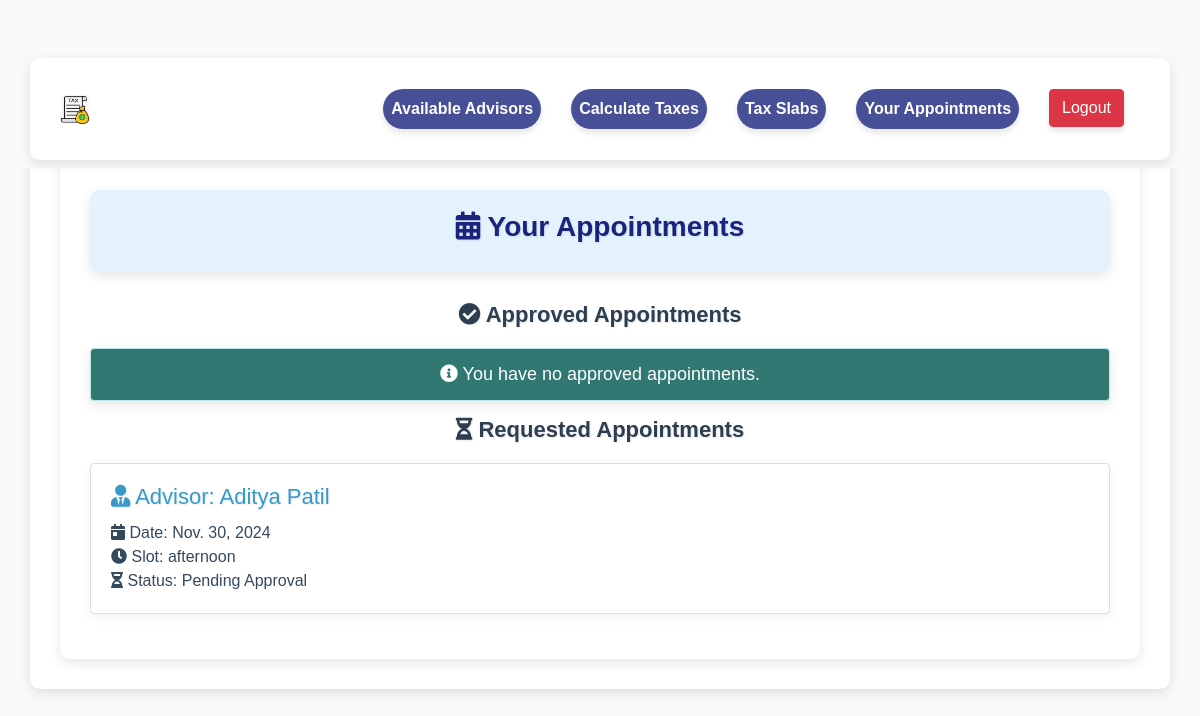
/user-appointments/ (signed in), run on an earlier commit of the app's database.
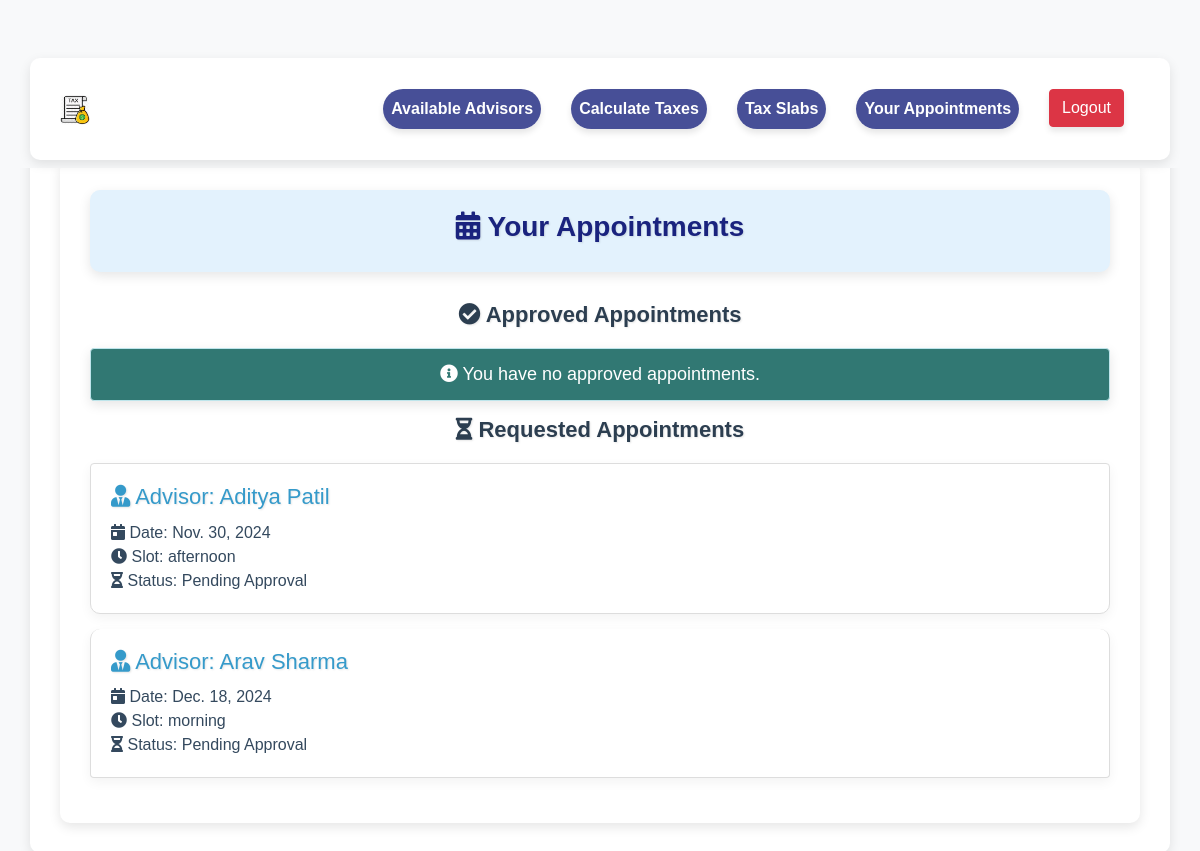
And on a later commit of the database.
### advisor/models.py (models this page shows, shortened)
class UserRequest(models.Model):
    user = models.ForeignKey(User, on_delete=models.CASCADE, related_name="requests")
    tax_advisor = models.ForeignKey(User, on_delete=models.CASCADE, related_name="advisor_requests")
    first_name = models.CharField(max_length=150)
    last_name = models.CharField(max_length=150)
    email = models.EmailField()
    approved = models.BooleanField(default=False)
    rejected = models.BooleanField(default=False)
    slot = models.CharField(max_length=100, null=True)  # Store the time slot as a string (can use choices)
    date = models.DateField(null=True)  # Store the appointment date

### base/views.py (the view)
# urls.py: path('user-appointments/', user_appointments_view, name='user_appointments'),
def user_appointments_view(request):
    user = request.user
    approved_appointments = UserRequest.objects.filter(user=user, approved=True)
    requested_appointments = UserRequest.objects.filter(user=user, approved=False)
    context = {
        'approved_appointments': approved_appointments,
        'requested_appointments': requested_appointments,
    }
    return render(request, 'base/user_appointments.html', context)

### accounts/context_processor.py (called while the page is built)
def user_groups(request):
    user = request.user
    return {
        'is_admin': user.is_authenticated and user.is_superuser,
        'is_taxadvisor': user.is_authenticated and user.groups.filter(name='Tax Advisor').exists(),
        'is_indivual_user': user.is_authenticated and user.groups.filter(name='Individual User').exists(),
    }

### base/templates/base/user_appointments.html (shortened to what this page needs)
{% extends 'base.html' %}
{% block individual_style %}
    <link rel="stylesheet" href="https://maxcdn.bootstrapcdn.com/bootstrap/4.5.2/css/bootstrap.min.css">
    <link rel="stylesheet" href="https://cdnjs.cloudflare.com/ajax/libs/font-awesome/5.15.3/css/all.min.css">
{% endblock %}
{% block content %}
    <div class="container">
        <div class="main-heading">
            <h2><i class="fas fa-calendar-alt"></i> Your Appointments</h2>
        </div>
        <h2 class="sub-heading"><i class="fas fa-check-circle"></i> Approved Appointments</h2>
        <div class="list-group">
            {% if approved_appointments %}
                {% for appointment in approved_appointments %}
                    <div class="list-group-item">
                        <h5><i class="fas fa-user-tie"></i> <span class="advisor-label">Advisor:</span> {{ appointment.tax_advisor.get_full_name }}</h5>
                        <p>
                            <i class="fas fa-calendar-day"></i> Date: {{ appointment.date }}<br>
                            <i class="fas fa-clock"></i> Slot: {{ appointment.slot }}<br>
                            {% comment %} <i class="fas fa-sticky-note"></i> Notes: No additional notes  {% endcomment %}
                        </p>
                    </div>
                {% endfor %}
            {% else %}
                <div class="alert alert-info">
                    <i class="fas fa-info-circle"></i> You have no approved appointments.
                </div>
            {% endif %}
        </div>
        <h2 class="sub-heading"><i class="fas fa-hourglass-half"></i> Requested Appointments</h2>
        <div class="list-group">
            {% if requested_appointments %}
                {% for appointment in requested_appointments %}
                    <div class="list-group-item">
                        <h5><i class="fas fa-user-tie"></i> <span class="advisor-label">Advisor:</span> {{ appointment.tax_advisor.get_full_name }}</h5>
                        <p>
                            <i class="fas fa-calendar-day"></i> Date: {{ appointment.date }}<br>
                            <i class="fas fa-clock"></i> Slot: {{ appointment.slot }}<br>
                            <i class="fas fa-hourglass-half"></i> Status: Pending Approval<br>
                        </p>
                    </div>
                {% endfor %}
            {% else %}
                <div class="alert alert-info" style="background-color: #317873; color: #ffffff;">
                    <i class="fas fa-info-circle"></i> You have no pending appointment requests.
                </div>
            {% endif %}
        </div>
    </div>
{% endblock %}

What changed in the data, as far as the page shows it:
added UserRequest: tax_advisor.get_full_name "Arav Sharma", date "Dec. 18, 2024", slot "morning"
